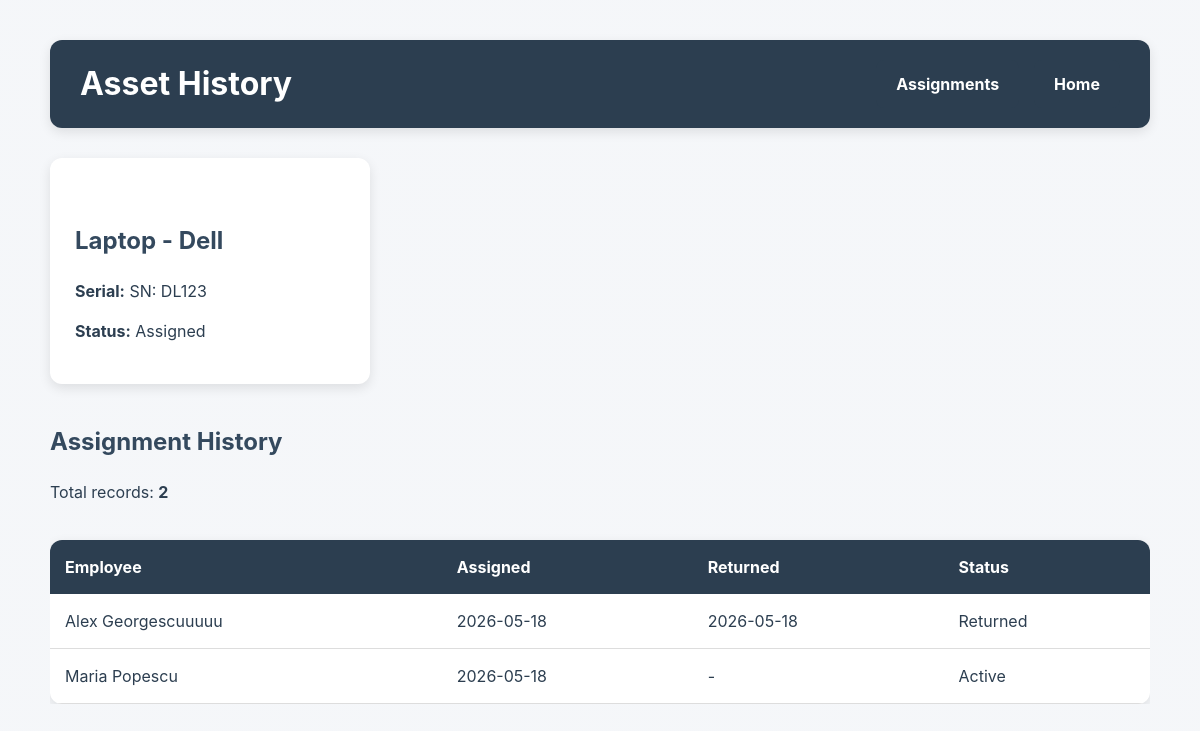
Screenshot of /asset/1 with the database file from the repository.
### tables this page shows
CREATE TABLE assets (
                id INTEGER PRIMARY KEY AUTOINCREMENT,
                category TEXT NOT NULL,
                brand TEXT NOT NULL,
                serial_number TEXT UNIQUE NOT NULL,
                status TEXT NOT NULL DEFAULT 'Available',
                purchase_date TEXT
            );

CREATE TABLE assignments (
                id INTEGER PRIMARY KEY AUTOINCREMENT,
                asset_id INTEGER NOT NULL,
                employee_id INTEGER NOT NULL,
                assigned_date TEXT NOT NULL,
                returned_date TEXT,
                status TEXT NOT NULL DEFAULT 'Active',

                FOREIGN KEY (asset_id)
                    REFERENCES assets(id),

                FOREIGN KEY (employee_id)
                    REFERENCES employees(id)
            );

### routes/assignments.py (the view)
    @app.route("/asset/<int:asset_id>")
    def asset_history(asset_id: int) -> str:
        history = get_asset_history(asset_id)
        asset = get_asset_details(asset_id)
        return render_template(
            "assignments/history.html",
            history=history,
            asset=asset
        )

### models/asset.py (called while the page is built)
    def full_name(self) -> str:
        return f"{self.category} - {self.brand}"

    def serial(self) -> str:
        return f"SN: {self.serial_number}"

### models/employee.py (called while the page is built)
    def full_name(self) -> str:
        return f"{self.first_name} {self.last_name}"

### services/assignments.py (called while the page is built)
def get_asset_details(
    asset_id: int
) -> Asset | None:
    with sqlite3.connect(DB_PATH) as conn:
        conn.row_factory = sqlite3.Row
        cursor = conn.cursor()
        cursor.execute("""
            SELECT *
            FROM assets
            WHERE id = ?
        """, (asset_id,))
        row = cursor.fetchone()
    if row:
        return Asset(
            row["id"],
            row["category"],
            row["brand"],
            row["serial_number"],
            row["status"]
        )
    return None

### templates/assignments/history.html (shortened to what this page needs)
<!DOCTYPE html>
<html lang="en">
<head>
    <link rel="stylesheet"
          href="{{ url_for('static', filename='style.css') }}">
</head>
<body>
<div class="container">
    <div class="page-header">
        <h1>Asset History</h1>
        <div class="header-buttons">
            <a href="{{ url_for('list_assignments') }}"
               class="btn">
                Assignments
            </a>
            <a href="{{ url_for('home') }}"
               class="btn">
                Home
            </a>
        </div>
    </div>
    {% if asset %}
        <section class="asset-info">
            <h2>
                {{ asset.full_name() }}
            </h2>
            <p>
                <strong>Serial:</strong>
                {{ asset.serial() }}
            </p>
            <p>
                <strong>Status:</strong>
                {{ asset.status }}
            </p>
        </section>
        <section class="content-section">
            <h2>Assignment History</h2>
            <p>
                Total records:
                <strong>{{ history|length }}</strong>
            </p>
            {% if history %}
                <div class="table-wrapper">
                    <table>
                        <thead>
                            <tr>
                                <th>Employee</th>
                                <th>Assigned</th>
                                <th>Returned</th>
                                <th>Status</th>
                            </tr>
                        </thead>
                        <tbody>
                            {% for row in history %}
                            <tr>
                                <td>
                                    {{ row["employee"].full_name() }}
                                </td>
                                <td>
                                    {{ row["assigned_date"] }}
                                </td>
                                <td>
                                    {{ row["returned_date"] or "-" }}
                                </td>
                                <td>
                                    {{ row["status"] }}
                                </td>
                            </tr>
                            {% endfor %}
                        </tbody>
                    </table>
                </div>
            {% else %}
                <p>
                    No assignment history found.
                </p>
            {% endif %}
        </section>
    {% else %}
        <div class="flash-message flash-error">
            Asset not found.
        </div>
    {% endif %}
</div>
</body>
</html>

### design/style.css (style rules this page uses)
:root { --color-primary: #2c3e50; --color-primary-light: #34495e; --color-background: #f4f6f9; --color-surface: #ffffff; --color-border: #dcdfe3; --color-success-bg: #d4edda; --color-success-text: #155724; --color-error-bg: #f8d7da; --color-error-text: #721c24; --color-warning-bg: #fff3cd; --color-warning-text: #856404; --shadow-sm: 0 2px 8px rgba(0, 0, 0, 0.08); --shadow-md: 0 4px 12px rgba(0, 0, 0, 0.10); --radius-sm: 8px; --radius-md: 12px; --transition-fast: 0.2s ease; }
* { box-sizing: border-box; }
body { font-family: Inter, -apple-system, BlinkMacSystemFont, "Segoe UI", sans-serif; line-height: 1.5; background-image: linear-gradient( rgba(244, 246, 249, 0.92), rgba(244, 246, 249, 0.92) ), url("https://images.unsplash.com/photo-1497366754035-f200968a6e72?q=80&w=1600&auto=format&fit=crop"); background-size: cover; background-position: center; background-attachment: fixed; margin: 0; padding: 40px; color: var(--color-primary); }
.container { max-width: 1100px; margin: auto; }
h1 { color: var(--color-primary); margin-bottom: 10px; }
h2 { color: var(--color-primary-light); margin-top: 40px; }
.btn, button { display: inline-block; background-color: var(--color-primary); color: white; padding: 12px 20px; border: none; border-radius: var(--radius-sm); text-decoration: none; font-weight: bold; cursor: pointer; transition: background-color var(--transition-fast), transform var(--transition-fast), box-shadow var(--transition-fast); }
.table-wrapper { overflow-x: auto; }
table { width: 100%; border-collapse: collapse; background: var(--color-surface); border-radius: var(--radius-md); overflow: hidden; box-shadow: var(--shadow-md); margin-top: 20px; }
table th { background-color: var(--color-primary); color: white; padding: 15px; text-align: left; }
table td { padding: 15px; border-bottom: 1px solid #ddd; }
.page-header { display: flex; justify-content: space-between; align-items: center; gap: 20px; margin-bottom: 30px; background-color: var(--color-primary); padding: 20px 30px; border-radius: var(--radius-md); box-shadow: var(--shadow-md); }
.page-header h1 { margin: 0; color: white; }
.header-buttons { display: flex; gap: 15px; flex-wrap: wrap; }
.asset-info { background: var(--color-surface); padding: 25px; border-radius: var(--radius-md); box-shadow: var(--shadow-md); width: 320px; max-width: 100%; margin-bottom: 30px; }

### rows the page displays
assets: status "Assigned"
assignments: employee.full_name "Alex Georgescuuuuu", assigned_date "2026-05-18", returned_date "2026-05-18", status "Returned"
assignments: employee.full_name "Maria Popescu", assigned_date "2026-05-18", row "-", status "Active"

### other values shown
{{ asset.full_name() }} "Laptop - Dell"
{{ asset.serial() }} "SN: DL123"
{{ history|length }} "2"
